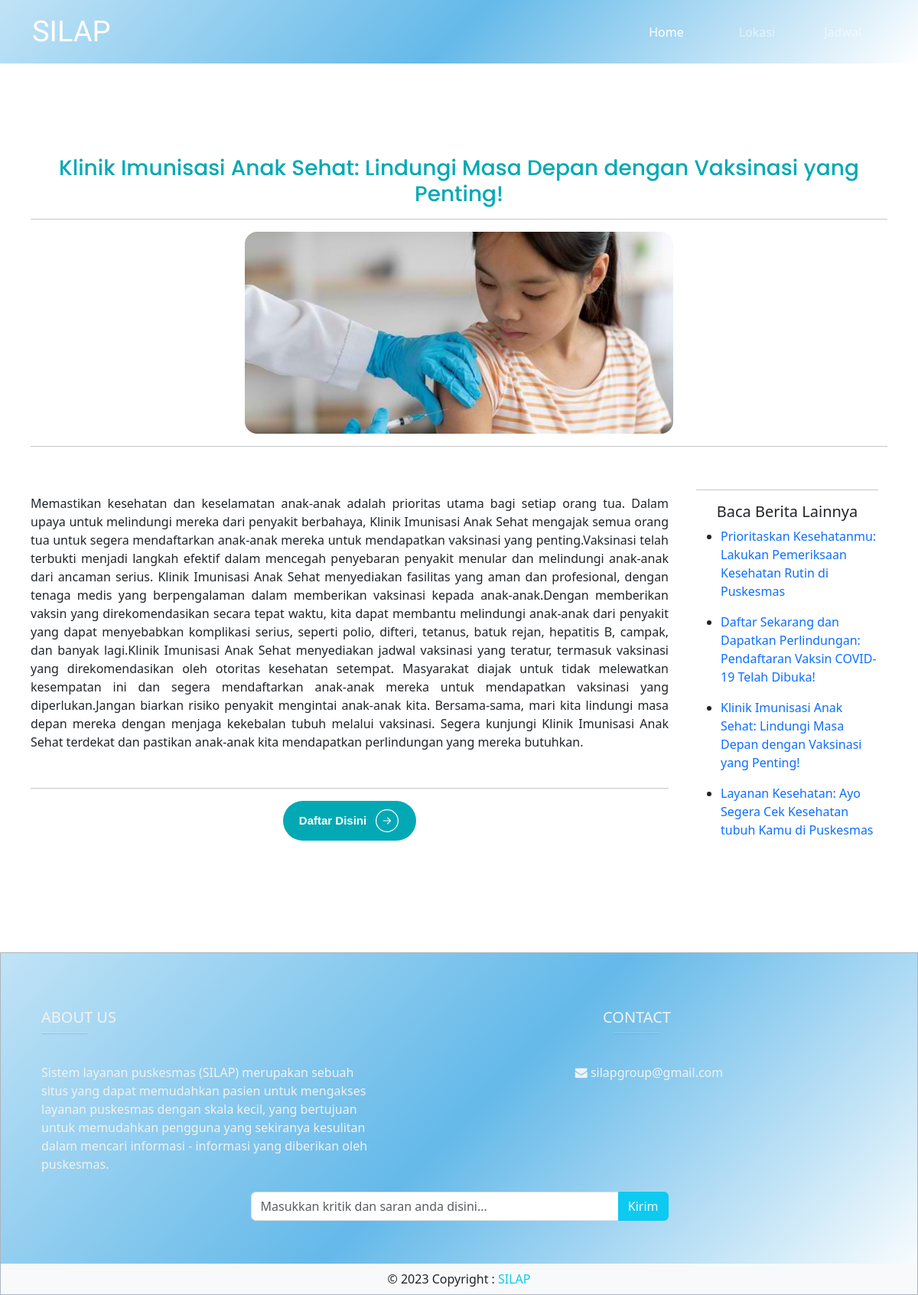
Page /Sisi User/berita.php?id=23 on the committed database.
### tables this page shows
CREATE TABLE `konten` (
  `id` int(5) NOT NULL,
  `title` varchar(255) NOT NULL,
  `deskripsi` longtext NOT NULL,
  `gambar` varchar(255) NOT NULL,
  `layanan` int(10) NOT NULL,
  `puskesmas` varchar(100) NOT NULL
);

### Sisi User/berita.php (the view, shortened to what this page needs)
<?php
include 'config.php';
$komentar = '';
$id = $_GET['id'];
$kode = "select * from konten where id = '$id'";
$query = mysqli_query($koneksi, $kode);
$data = mysqli_fetch_array($query);
$judul = $data['title'];
$deskripsi = $data['deskripsi'];
$gambar = $data['gambar'];
?>
<!DOCTYPE html>
<!DOCTYPE html>
<html lang="en">
<head>
  <link href="https://cdn.jsdelivr.net/npm/bootstrap@5.3.0/dist/css/bootstrap.min.css"
  rel="stylesheet"
>
  <link rel="stylesheet" href="css/style.css" />
  <link rel="stylesheet" href="https://cdnjs.cloudflare.com/ajax/libs/font-awesome/4.7.0/css/font-awesome.min.css">
</head>
<body class="">
  <nav class="navbar navbar-expand-lg navbar-dark shadow-5-strong bg">
    <div class="container">
      <a class="navbar-brand brand" href="#">SILAP</a>
      <div class="collapse navbar-collapse text-right" id="navbarNavDropdown">
        <ul class="navbar-nav ms-auto mb-2 mb-lg-0">
          <li class="nav-item px-lg-3 mx-lg-3">
            <a class="nav-link active " aria-current="page" href="../utama.php">Home</a>
          </li>
          <li class="nav-item">
            <a class="nav-link px-lg-3 mx-lg-3" href="lokasi.php">Lokasi</a>
          </li>
          <li class="nav-item">
            <a class="nav-link px-lg-3 mx-lg-3" href="jadwal.php">Jadwal</a>
          </li>
        </ul>
      </div>
    </div>
  </nav>
  <section class="container navi">
    <div class="col-md-12">
      <h3 class="text-center news-font">
        <?php echo $judul ?>
      </h3>
      <hr>
      <img class="w-50 mx-auto rounded-4 gam" src="../Sisi Admin/uploadIMG/<?php echo $gambar ?>" alt="">
    </div>
    <hr>
    <div class="row">
      <div class="col-md-9 text-center align-self-center">
        <div class="text-dark pb-3 mt-2">
          <p style="text-align: justify;">
            <?php echo $deskripsi ?>
          </p>
        </div>
        <hr>
        <div class="text-center">
          <button class="btn-more mx-auto text-decoration-none">
          <a href="daftar.php?id=<?php echo $id ?>" >
              <span>Daftar Disini</span></a>
          </button>
        </div>
      </div>
      <div class="col-md-3 p-4 align-items-center">
        <div class="mx-auto">
          <hr>
          <h5 class="text-center">Baca Berita Lainnya</h5>
          <?php
          $sql2 = "select * from konten";
          $q2 = mysqli_query($koneksi, $sql2);
          while ($r2 = mysqli_fetch_array($q2)) {
            $id = $r2['id'];
            $judul = $r2['title'];
            ?>
            <ul>
              <li>
                <a href="berita.php?id=<?php echo $id ?>" class="text-decoration-none"> <?php echo $judul ?></a>
              </li>
            </ul>
          <?php } ?>
        </div>
      </div>
    </div>
  </section>
  <footer class="text-center text-lg-start border border-dark-subtle bg-footer mt-xl-5 pt-4">
    <div class="container p-4">
      <div class="row">
        <div class="col-sm-5 g-4">
           <h5 class="text-uppercase ">About us</h5>
           <hr
                class="mb-4 mt-0 d-inline-block mx-auto"
                style="width: 60px; background-color: #7c4dff; height: 2px"
                />
          <p class="card-text mt-2" >Sistem layanan puskesmas (SILAP) merupakan sebuah situs yang dapat
            memudahkan pasien untuk mengakses layanan puskesmas dengan skala kecil,
            yang bertujuan untuk memudahkan pengguna yang sekiranya kesulitan dalam mencari informasi - informasi yang
            diberikan oleh puskesmas.</p>
        </div>
       <div class="col-sm-7 g-4">
        <div class="card-body text-center">
          <h5 class="card-title text-uppercase ">Contact</h5>
           <hr
                class="mb-2 mt-0 d-inline-block mx-auto"
                style="width: 60px; background-color: #7c4dff; height: 2px"
                />
          <ul class="mt-4 text-decoration-none">
            <li class="list-group-item">
              <i class="fa fa-envelope"></i>
              <span>silapgroup@gmail.com</span>
            </li>
          </ul>
        </div>
      </div>
        <div class="input-group mt-4 mb-3">
          <table>
            <td>
              <tr>
                <form action="" method="post" onsubmit="return validateComment()">
                    <div class="input-group w-50 mx-auto mb-3">
                        <input type="text" class="form-control" placeholder="Masukkan kritik dan saran anda disini..."
                              id="komentar" name="komentar" aria-label="Recipient's username" value="<?php echo $komentar ?>"
                              aria-describedby="button-addon2">
                        <button class="btn btn-info text-light" type="submit" name="simpan" id="button-addon2">Kirim</button>
                    </div>
                </form>
              </tr>
            </td>
          </table>
        </div>
      </div>
    </div>
    <div class="col-12 text-center p-2 text-dark bg-light">
        © 2023 Copyright :
        <a class="text-decoration-none text-info" href="../Sisi Admin/login.php">SILAP</a>
  </div>
  </footer>
</body>
</html>

### Sisi User/css/style.css (style rules this page uses)
* { box-sizing: border-box; padding: 0px; margin: 0; }
body { min-height: 100vh; width: 100vw; overflow-x: hidden; }
.bg-footer { color: #f2f2f0; background-image: linear-gradient(-45deg, white, rgba(100, 185, 233, 1), rgba(100, 185, 233, 0.4)); }
.bg { background-image: linear-gradient(-45deg, white, rgba(100, 185, 233, 1), rgba(100, 185, 233, 0.4)); background-size: cover; }
.brand { font-family: "Forum", cursive; font-size: 38px; }
.news-font { font-family: "Poppins", sans-serif; color: #02a9b4; }
.nav-link { border: 2px; border-radius: 25px; }
.navi { padding: 10px; }
.gam { display: flex; justify-content: center; align-items: center; width: 100%; }
.btn-more { cursor: pointer; font-weight: 700; font-family: Helvetica, "sans-serif"; transition: all 0.2s; padding: 10px 20px; border-radius: 100px; background: #02a9b4; border: 1px solid transparent; display: flex; align-items: center; font-size: 15px; color: #fff; }
.btn-more a { color: inherit; text-decoration: none; }
.btn-more > svg { width: 34px; margin-left: 10px; transition: transform 0.3s ease-in-out; }
@media screen and (min-width: 576px) { .navi { padding-top: 20%; padding-bottom: 5%; } }
@media screen and (min-width: 768px) { .navi { padding-top: 15%; padding-bottom: 5%; } }
@media screen and (min-width: 992px) { .navi { padding-top: 10%; padding-bottom: 5%; } }
@media screen and (min-width: 1200px) { .navi { padding-top: 10%; padding-bottom: 5%; } }

### rows in the picture
konten: title "Klinik Imunisasi Anak Sehat: Lindungi Masa Depan dengan Vaksinasi yang Penting!", gambar (picture), deskripsi "Memastikan kesehatan dan keselamatan anak-anak adalah prioritas utama bagi setiap orang tua. Dalam upaya untuk melindungi mereka dari penyakit berbahaya, Klinik Imunisasi Anak Sehat mengajak semua orang tua untuk segera mendaftarkan anak-anak mereka untuk mendapatkan vaksinasi yang penting.Vaksinasi telah terbukti menjadi langkah efektif dalam mencegah penyebaran penyakit menular dan melindungi anak-anak dari ancaman serius. Klinik Imunisasi Anak Sehat menyediakan fasilitas yang aman dan profesional, dengan tenaga medis yang berpengalaman dalam memberikan vaksinasi kepada anak-anak.Dengan memberikan vaksin yang direkomendasikan secara tepat waktu, kita dapat membantu melindungi anak-anak…"
konten: title "Prioritaskan Kesehatanmu: Lakukan Pemeriksaan Kesehatan Rutin di Puskesmas"
konten: title "Daftar Sekarang dan Dapatkan Perlindungan: Pendaftaran Vaksin COVID-19 Telah Dibuka!"
konten: title "Layanan Kesehatan: Ayo Segera Cek Kesehatan tubuh Kamu di Puskesmas"
